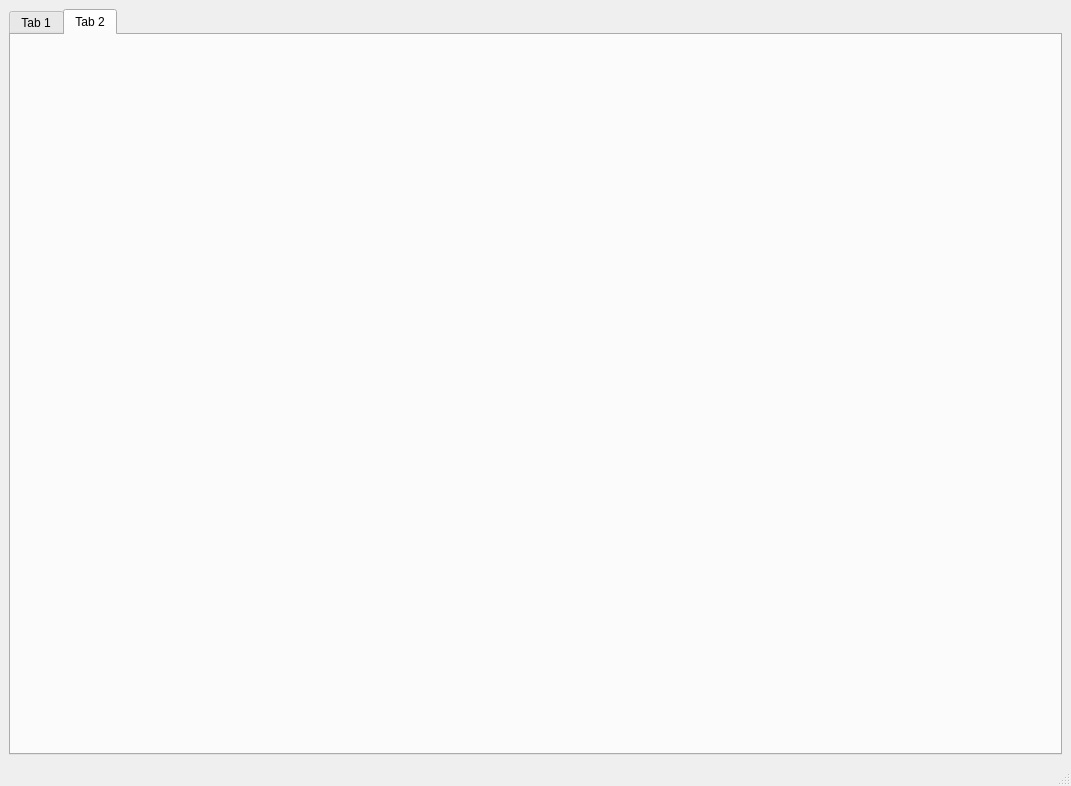
<?xml version="1.0" encoding="UTF-8"?>
<ui version="4.0">
 <class>MainWindow</class>
 <widget class="QMainWindow" name="MainWindow">
  <property name="geometry">
   <rect>
    <x>0</x>
    <y>0</y>
    <width>1071</width>
    <height>786</height>
   </rect>
  </property>
  <property name="windowTitle">
   <string>MainWindow</string>
  </property>
  <widget class="QWidget" name="centralwidget">
   <layout class="QGridLayout" name="gridLayout">
    <item row="0" column="1">
     <widget class="QTabWidget" name="tabWidget">
      <property name="currentIndex">
       <number>1</number>
      </property>
      <widget class="QWidget" name="tab">
       <attribute name="title">
        <string>Tab 1</string>
       </attribute>
       <widget class="QGroupBox" name="groupBox_4">
        <property name="geometry">
         <rect>
          <x>10</x>
          <y>10</y>
          <width>1053</width>
          <height>71</height>
         </rect>
        </property>
        <property name="title">
         <string>WI-FI</string>
        </property>
        <layout class="QGridLayout" name="gridLayout_5">
         <item row="0" column="0">
          <widget class="QPushButton" name="pushButtonConnectWifi">
           <property name="text">
            <string>Connect</string>
           </property>
          </widget>
         </item>
         <item row="0" column="1">
          <widget class="QLineEdit" name="lineEditWifiAddress"/>
         </item>
        </layout>
       </widget>
       <widget class="QGroupBox" name="groupBox">
        <property name="geometry">
         <rect>
          <x>20</x>
          <y>100</y>
          <width>1053</width>
          <height>103</height>
         </rect>
        </property>
        <property name="title">
         <string>UART</string>
        </property>
        <layout class="QGridLayout" name="gridLayout_2">
         <item row="0" column="1">
          <widget class="QComboBox" name="comboBoxDevices"/>
         </item>
         <item row="1" column="0">
          <widget class="QPushButton" name="pushButtonConnect">
           <property name="text">
            <string>Connect</string>
           </property>
          </widget>
         </item>
         <item row="1" column="1">
          <widget class="QPushButton" name="pushButtonDisconnect">
           <property name="text">
            <string>Disconnect</string>
           </property>
          </widget>
         </item>
         <item row="0" column="0">
          <widget class="QPushButton" name="pushButtonSearch">
           <property name="text">
            <string>Search</string>
           </property>
          </widget>
         </item>
        </layout>
       </widget>
       <widget class="QGroupBox" name="groupBox_2">
        <property name="geometry">
         <rect>
          <x>10</x>
          <y>210</y>
          <width>1053</width>
          <height>319</height>
         </rect>
        </property>
        <property name="title">
         <string>Logs</string>
        </property>
        <layout class="QGridLayout" name="gridLayout_3">
         <item row="0" column="0">
          <widget class="QTextEdit" name="textEditLogs"/>
         </item>
        </layout>
       </widget>
       <widget class="QGroupBox" name="groupBox_3">
        <property name="geometry">
         <rect>
          <x>10</x>
          <y>550</y>
          <width>1053</width>
          <height>71</height>
         </rect>
        </property>
        <property name="title">
         <string>Control</string>
        </property>
        <layout class="QGridLayout" name="gridLayout_4">
         <item row="0" column="0">
          <widget class="QPushButton" name="pushButtonLedOn">
           <property name="text">
            <string>Turn on the diode</string>
           </property>
          </widget>
         </item>
         <item row="0" column="1">
          <widget class="QPushButton" name="pushButtonLedOff">
           <property name="text">
            <string>Turn off the diode</string>
           </property>
          </widget>
         </item>
        </layout>
        <zorder>pushButtonLedOff</zorder>
        <zorder>pushButtonLedOn</zorder>
       </widget>
      </widget>
      <widget class="QWidget" name="tab_2">
       <attribute name="title">
        <string>Tab 2</string>
       </attribute>
       <widget class="QWidget" name="verticalLayoutWidget">
        <property name="geometry">
         <rect>
          <x>40</x>
          <y>30</y>
          <width>961</width>
          <height>621</height>
         </rect>
        </property>
        <layout class="QVBoxLayout" name="layoutChart"/>
       </widget>
      </widget>
     </widget>
    </item>
   </layout>
  </widget>
  <widget class="QMenuBar" name="menubar">
   <property name="geometry">
    <rect>
     <x>0</x>
     <y>0</y>
     <width>1071</width>
     <height>23</height>
    </rect>
   </property>
  </widget>
  <widget class="QStatusBar" name="statusbar"/>
 </widget>
 <resources/>
 <connections/>
</ui>
